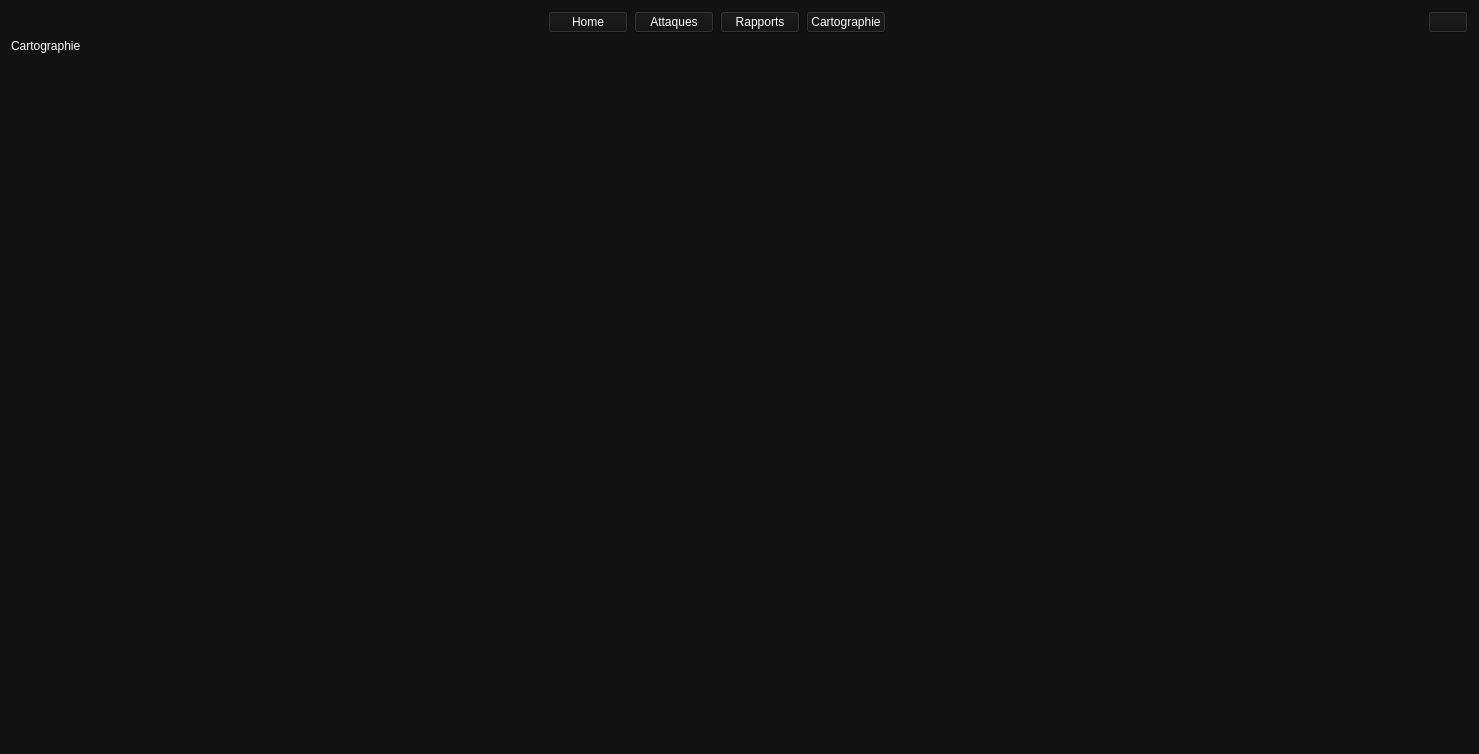
<?xml version="1.0" encoding="UTF-8"?>
<ui version="4.0">
 <class>Form</class>
 <widget class="QWidget" name="Form">
  <property name="geometry">
   <rect>
    <x>0</x>
    <y>0</y>
    <width>1479</width>
    <height>754</height>
   </rect>
  </property>
  <property name="windowTitle">
   <string>Form</string>
  </property>
  <property name="styleSheet">
   <string notr="true">background-color: #121212;
color: white;
</string>
  </property>
  <layout class="QGridLayout" name="gridLayout_4">
   <item row="0" column="0">
    <layout class="QGridLayout" name="gridLayout_3">
     <item row="3" column="1">
      <widget class="QFrame" name="frame">
       <property name="frameShape">
        <enum>QFrame::StyledPanel</enum>
       </property>
       <property name="frameShadow">
        <enum>QFrame::Raised</enum>
       </property>
       <widget class="QLabel" name="labelRapports">
        <property name="geometry">
         <rect>
          <x>440</x>
          <y>260</y>
          <width>91</width>
          <height>31</height>
         </rect>
        </property>
        <property name="text">
         <string>Cartographie</string>
        </property>
       </widget>
      </widget>
     </item>
     <item row="2" column="1">
      <spacer name="verticalSpacer">
       <property name="orientation">
        <enum>Qt::Vertical</enum>
       </property>
       <property name="sizeHint" stdset="0">
        <size>
         <width>20</width>
         <height>40</height>
        </size>
       </property>
      </spacer>
     </item>
     <item row="0" column="1">
      <layout class="QHBoxLayout" name="horizontalLayout_2">
       <item>
        <spacer name="horizontalSpacer">
         <property name="orientation">
          <enum>Qt::Horizontal</enum>
         </property>
         <property name="sizeHint" stdset="0">
          <size>
           <width>40</width>
           <height>20</height>
          </size>
         </property>
        </spacer>
       </item>
       <item>
        <widget class="QPushButton" name="pushButtonHomeCartographie">
         <property name="text">
          <string>Home</string>
         </property>
        </widget>
       </item>
       <item>
        <widget class="QPushButton" name="pushButtonAttaquesCartographie">
         <property name="text">
          <string>Attaques</string>
         </property>
        </widget>
       </item>
       <item>
        <widget class="QPushButton" name="pushButtonRapportsCartographie">
         <property name="text">
          <string>Rapports</string>
         </property>
        </widget>
       </item>
       <item>
        <widget class="QPushButton" name="pushButtonCartographieCartographie">
         <property name="text">
          <string>Cartographie</string>
         </property>
        </widget>
       </item>
       <item>
        <spacer name="horizontalSpacer_2">
         <property name="orientation">
          <enum>Qt::Horizontal</enum>
         </property>
         <property name="sizeHint" stdset="0">
          <size>
           <width>40</width>
           <height>20</height>
          </size>
         </property>
        </spacer>
       </item>
       <item>
        <widget class="QPushButton" name="pushButtonDeconnexionCartographie">
         <property name="styleSheet">
          <string notr="true">background-color: #121212;
color: white;
</string>
         </property>
         <property name="text">
          <string/>
         </property>
         <property name="icon">
          <iconset>
           <normaloff>../../../../Downloads/image.png</normaloff>../../../../Downloads/image.png</iconset>
         </property>
         <property name="iconSize">
          <size>
           <width>32</width>
           <height>32</height>
          </size>
         </property>
        </widget>
       </item>
      </layout>
     </item>
     <item row="1" column="1">
      <widget class="QLabel" name="label">
       <property name="text">
        <string>Cartographie</string>
       </property>
      </widget>
     </item>
    </layout>
   </item>
  </layout>
 </widget>
 <resources/>
 <connections/>
</ui>
